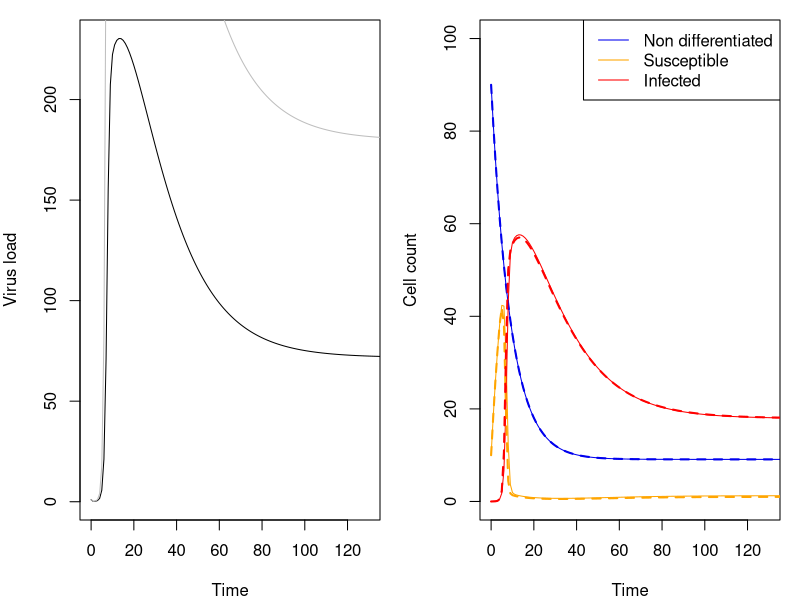
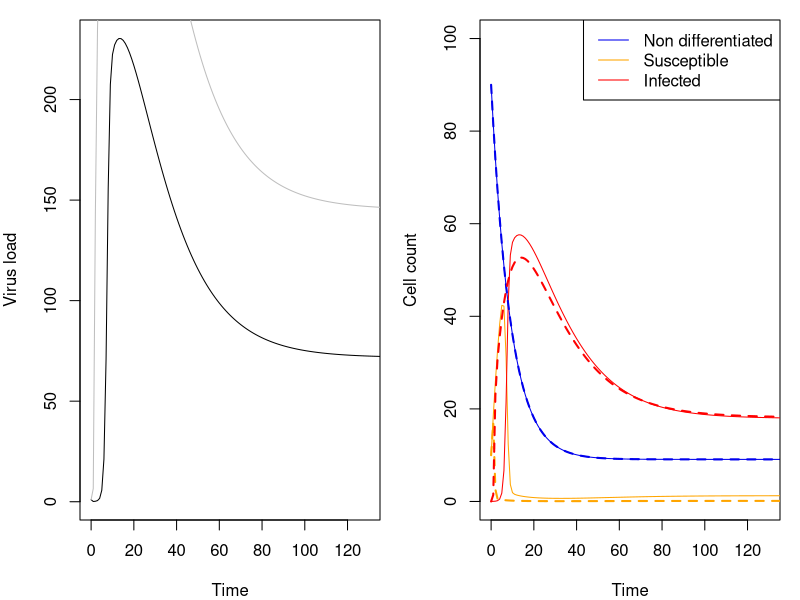
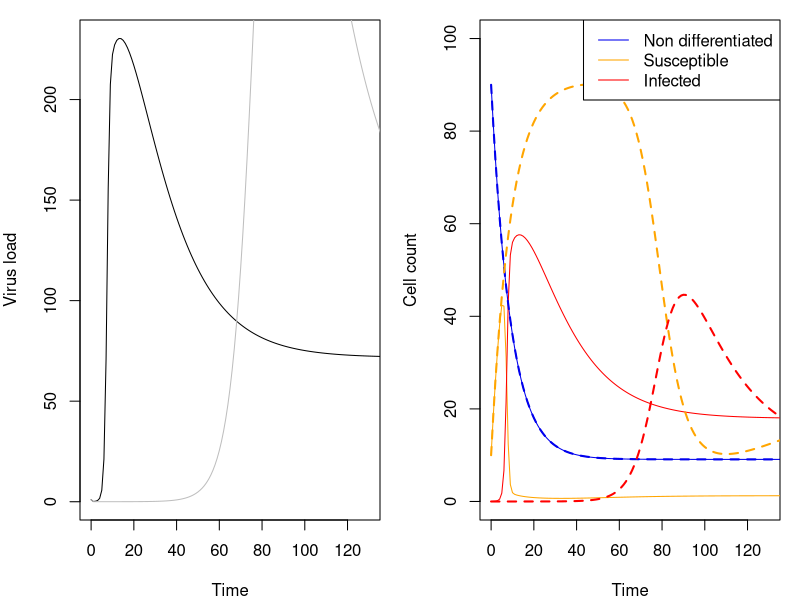

Write the R code that produced these figures, in order.

########################################################################################
## R code for the practical on modelling within host infection dynamics
## The code represents the basic infection model without immune response in the lecture
########################################################################################
library(deSolve)

## ODE system for basic infection model
## DO NOT CHANGE THIS PART
BasicModelODE <- function(t, xinit, parms) {
	Z <- xinit[1] # Non diff
	X <- xinit[2] # suscept
	Y <- xinit[3] # infected
	V <- xinit[4] # virus
	with(as.list(parms),{
	
	dZ <- tau-(mu+delta)*Z
	dX <- delta * Z - beta * X * V - mu*X
	dY <- beta * X * V -alpha * Y
	dV <- kappa*Y - rho * V
 	res<-c(dZ, dX, dY, dV)
 	list(res)
  	})
	}

##########################################################################
## The function BasicInfectionModel simulates the infection process
## We pre-programmed this model with certain baseline parameter values. 
## Run this code in R first
## To run the model with different initial conditions /  parameter values, 
## see instructions at the bottom of this file 
#############################################################################
BasicInfectionModel <- function(x, tau = 1.0, mu = 0.01, beta=0.005, delta = 0.1, alpha = 0.05, rho=5.0, kappa=50.0){
	#Model variables:
	# y(1) = z (non diff. macros)
	# y(2) = x (susceptible macros)
	# y(3) = y (number of infected cells)
	# y(4) = v (virus load)
	# Parameters:
	# alpha = poptosis rate of infected cells
	# beta = infection rate
	# delta = differentiation rate z->x
	# tau,mu = birth and death rate of non-infected macros 
	# kappa = virus replication rate
	# rho = virus decay rate


	# Time span
	tspan <- 500
	
    # set initial conditions
     xinit <- c(z0 = 90, x0 = 10, y0 = 0, v0 = 1) #refers to z0, x0, y0, v0	
	# Set default parameter values    
      parms <- c(tau = 1, mu = 0.01, beta = 0.01, delta = 0.1,  alpha = 0.05, rho = 5, kappa = 20)	
      # if you want to directly plot the solutions for 2 parameter sets, create a new set      
      parms2 <- c(tau = tau, mu = mu, beta = beta, delta = delta,  alpha = alpha,  rho = rho, kappa = kappa)
      # Generate solutions Z(t), X(t), Y(t), V(t) by solving the ODE systems for the above parameter values      
      out  <- as.data.frame(lsoda(xinit, 0:tspan, BasicModelODE, parms))
      # Solns for 2nd param set      
      out2  <- as.data.frame(lsoda(xinit, 0:tspan, BasicModelODE, parms2))
      #Calculate total number of cells N= Z+X+Y	
      out$total <- rowSums(out[,2:4])
      out2$total <- rowSums(out2[,2:4])
	
# Produce plots

	dev.new(width = 10, height = 8)
	layout(matrix(c(1,2),1,2), widths=c(0.5, 0.5))
	xMax <- out$time[which.max(out$v0)] * 10
	par(mar = c(4,4,1,1))
      #Plot 1: Viral load profile
  	plot(out$time, out$v0, type = "l", ylab = "Virus load", xlab = "Time", xlim = c(0, xMax))
      #add plot for 2nd set     
      points(out2$time, out2$v0, type = "l", col = "grey")
      #Plot 2: cell numbers	
      plot(out$time, out$z0, type = "l", ylab = "Cell count", xlab = "Time", col = "blue2", ylim = c(0, max(out$total)), xlim = c(0, xMax))
	points(out$time, out$x0, type = "l", col = "orange")
	points(out$time, out$y0, type = "l", col = "red")
      #add plot for 2nd set     
      points(out2$time, out2$z0, type = "l", col = "blue2",lty=2, lwd=2)
      points(out2$time, out2$x0, type = "l", col = "orange", lty=2, lwd=2)
	points(out2$time, out2$y0, type = "l", col = "red", lty=2, lwd=2)
	
      legend("topright", c("Non differentiated", "Susceptible", "Infected"), lty = rep(1,3), col = c("blue2", "orange", "red"))

      #Return R0, and Virus load at equilibrium for this parameter set
      Veq = (delta*tau*kappa)/((delta+mu)*alpha*rho) -mu/beta 
      R0 = (tau* beta * kappa * delta)/(alpha*rho*mu*(delta+mu))
      return(c("R0, V_equilibrium", R0, Veq))
}



###########################################################################
## Running the model with different initial conditions or different input parameters
## YOU CAN CHANGE THIS PART OF THE CODE
###########################################################################
# To call the model with the default parameter values above, set initial conditions and then type BasicInfectionModel(x)
x <- c(z0 = 80, x0 = 20, y0 = 0, v0 = 1) #refers to z0, x0, y0, v0
BasicInfectionModel(x)
# To generate R0 and plots with different parameter values, change the parameter values in the line below and copy the line into the R command window
#default parameter values were: (tau = 1, mu = 0.01, beta = 0.01, delta = 0.1,  alpha = 0.05, kappa = 20, rho = 5)
BasicInfectionModel(x,tau = 1.0, mu = 0.01, beta=0.05, delta = 0.1, alpha = 0.05, rho=5.0, kappa=40.0)

#or if you just want to change one of the parameter values, e.g beta, type
BasicInfectionModel(beta = 0.00025)

	# Reminder: Parameters are
	# alpha = apoptosis rate of infected cells
	# beta = infection rate
	# delta = differentiation rate z->x
	# tau,mu = birth and death rate of non-infected macros
	# kappa = virus replication rate
	# rho = virus decay rate
